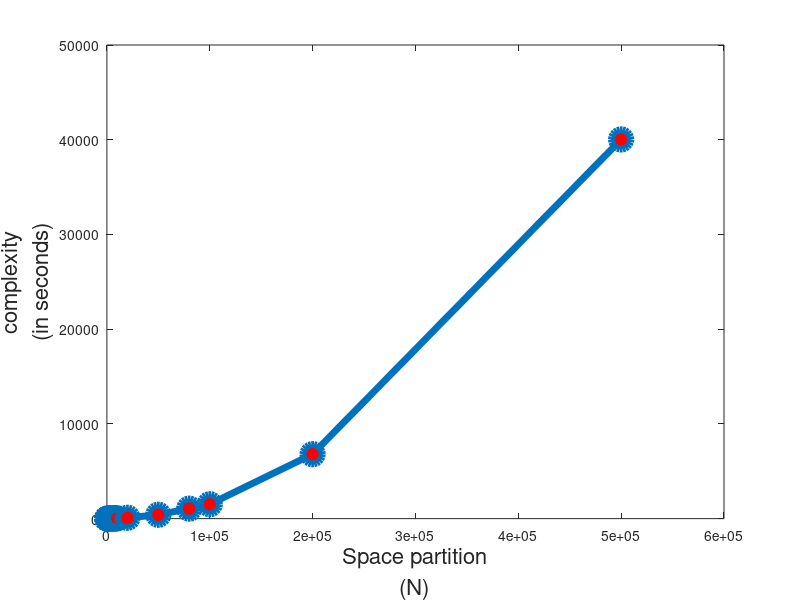

This figure's MATLAB source:
x = [101 501 1001 2001 3001 4001 5001 6001 7001 8001 9001 10001 20001 ...
  50001 80001 100001 200001 500001]';
y = [1.947655 3.142738 4.371588 6.787402 9.554942  12.638010  15.777570 ...
  19.056546 22.388693  25.826660  29.544590  33.121448 88.168181 ...
407.208321 1053.577077 1518.140686 6802.847411 40030.357365]';

figure
  h1 = plot(x,y,'o-','linewidth',5,'markersize',14,'markerfacecolor','Red');
  xlabel({'Space partition','(N)'},'FontSize', 16); % x-axis label
  ylabel({'complexity', '(in seconds)'},'FontSize', 16); % y-axis label
  %xlim([-0.05,]);
  %ylim([-0.05,1.5]);
%hold on
%  x1 = [0.0645;0.5790;5.0000];
%  y1 = [0;0;0];
%  h2 = plot(x1,y1,'*','Color','Red');
%  lgd = legend([h1 h2], 'g(x;\theta)','Support points');
%  lgd.FontSize = 16;
%  text(x1,y1+0.05,'$\frac{1}{3}$','Interpreter','latex','FontSize',16);
%hold off 